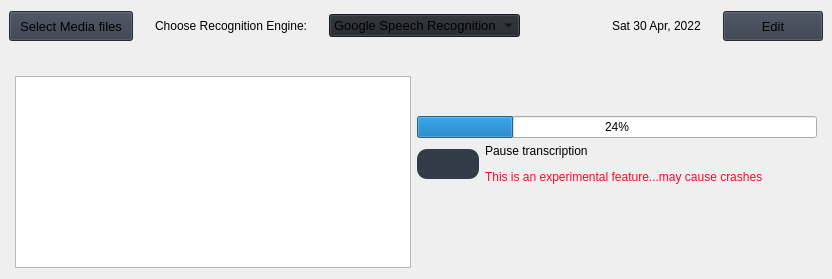
                     <widget class="QWidget" name="transcribe">
                      <layout class="QGridLayout" name="gridLayout_5">
                       <property name="leftMargin">
                        <number>9</number>
                       </property>
                       <property name="rightMargin">
                        <number>9</number>
                       </property>
                       <item row="2" column="1">
                        <widget class="QListWidget" name="transcribe_file_list">
                         <property name="sizePolicy">
                          <sizepolicy hsizetype="Expanding" vsizetype="Expanding">
                           <horstretch>0</horstretch>
                           <verstretch>0</verstretch>
                          </sizepolicy>
                         </property>
                         <property name="alternatingRowColors">
                          <bool>true</bool>
                         </property>
                         <property name="batchSize">
                          <number>7</number>
                         </property>
                        </widget>
                       </item>
                       <item row="1" column="0" colspan="4">
                        <layout class="QHBoxLayout" name="horizontalLayout_15">
                         <item>
                          <spacer name="horizontalSpacer_7">
                           <property name="orientation">
                            <enum>Qt::Horizontal</enum>
                           </property>
                           <property name="sizeHint" stdset="0">
                            <size>
                             <width>40</width>
                             <height>20</height>
                            </size>
                           </property>
                          </spacer>
                         </item>
                        </layout>
                       </item>
                       <item row="0" column="0" colspan="4">
                        <layout class="QHBoxLayout" name="horizontalLayout_10" stretch="0,0,0,0,0">
                         <property name="spacing">
                          <number>22</number>
                         </property>
                         <property name="bottomMargin">
                          <number>9</number>
                         </property>
                         <item>
                          <widget class="QPushButton" name="select_audio_button">
                           <property name="sizePolicy">
                            <sizepolicy hsizetype="Preferred" vsizetype="Preferred">
                             <horstretch>0</horstretch>
                             <verstretch>0</verstretch>
                            </sizepolicy>
                           </property>
                           <property name="minimumSize">
                            <size>
                             <width>100</width>
                             <height>30</height>
                            </size>
                           </property>
                           <property name="font">
                            <font>
                             <family>Segoe UI</family>
                             <pointsize>10</pointsize>
                             <weight>50</weight>
                             <italic>false</italic>
                             <bold>false</bold>
                            </font>
                           </property>
                           <property name="cursor">
                            <cursorShape>PointingHandCursor</cursorShape>
                           </property>
                           <property name="styleSheet">
                            <string notr="true">background-color: rgb(52, 59, 72);
padding: 0 10px;</string>
                           </property>
                           <property name="text">
                            <string>Select Media files</string>
                           </property>
                          </widget>
                         </item>
                         <item>
                          <widget class="QLabel" name="label">
                           <property name="text">
                            <string>Choose Recognition Engine:</string>
                           </property>
                           <property name="buddy">
                            <cstring>voice_recognition_api_combobox</cstring>
                           </property>
                          </widget>
                         </item>
                         <item>
                          <widget class="QComboBox" name="voice_recognition_api_combobox">
                           <property name="sizePolicy">
                            <sizepolicy hsizetype="Expanding" vsizetype="Fixed">
                             <horstretch>0</horstretch>
                             <verstretch>0</verstretch>
                            </sizepolicy>
                           </property>
                           <property name="font">
                            <font>
                             <family>Segoe UI</family>
                             <pointsize>10</pointsize>
                             <weight>50</weight>
                             <italic>false</italic>
                             <bold>false</bold>
                            </font>
                           </property>
                           <property name="autoFillBackground">
                            <bool>false</bool>
                           </property>
                           <property name="styleSheet">
                            <string notr="true">background-color: rgb(33, 37, 43);</string>
                           </property>
                           <property name="iconSize">
                            <size>
                             <width>16</width>
                             <height>16</height>
                            </size>
                           </property>
                           <property name="frame">
                            <bool>true</bool>
                           </property>
                           <item>
                            <property name="text">
                             <string>Google Speech Recognition</string>
                            </property>
                           </item>
                           <item>
                            <property name="text">
                             <string>Houndify Voice Recognition</string>
                            </property>
                           </item>
                          </widget>
                         </item>
                         <item>
                          <spacer name="horizontalSpacer_3">
                           <property name="orientation">
                            <enum>Qt::Horizontal</enum>
                           </property>
                           <property name="sizeType">
                            <enum>QSizePolicy::Expanding</enum>
                           </property>
                           <property name="sizeHint" stdset="0">
                            <size>
                             <width>70</width>
                             <height>20</height>
                            </size>
                           </property>
                          </spacer>
                         </item>
                         <item>
                          <layout class="QHBoxLayout" name="horizontalLayout_13">
                           <item>
                            <widget class="QLabel" name="transcribe_date_label">
                             <property name="sizePolicy">
                              <sizepolicy hsizetype="Minimum" vsizetype="Preferred">
                               <horstretch>0</horstretch>
                               <verstretch>0</verstretch>
                              </sizepolicy>
                             </property>
                             <property name="styleSheet">
                              <string notr="true">font: 14pt &quot;Rockwell&quot;;</string>
                             </property>
                             <property name="text">
                              <string>Sat 30 Apr, 2022</string>
                             </property>
                            </widget>
                           </item>
                           <item>
                            <widget class="QPushButton" name="transcribe_date_edit">
                             <property name="sizePolicy">
                              <sizepolicy hsizetype="Preferred" vsizetype="Fixed">
                               <horstretch>0</horstretch>
                               <verstretch>0</verstretch>
                              </sizepolicy>
                             </property>
                             <property name="minimumSize">
                              <size>
                               <width>100</width>
                               <height>30</height>
                              </size>
                             </property>
                             <property name="font">
                              <font>
                               <family>Segoe UI</family>
                               <pointsize>10</pointsize>
                               <weight>50</weight>
                               <italic>false</italic>
                               <bold>false</bold>
                              </font>
                             </property>
                             <property name="cursor">
                              <cursorShape>PointingHandCursor</cursorShape>
                             </property>
                             <property name="styleSheet">
                              <string notr="true">background-color: rgb(52, 59, 72);</string>
                             </property>
                             <property name="text">
                              <string>Edit</string>
                             </property>
                             <property name="icon">
                              <iconset resource="resources.qrc">
                               <normaloff>:/icons/images/icons/cil-pen-alt.png</normaloff>:/icons/images/icons/cil-pen-alt.png</iconset>
                             </property>
                            </widget>
                           </item>
                          </layout>
                         </item>
                        </layout>
                       </item>
                       <item row="2" column="2">
                        <layout class="QVBoxLayout" name="verticalLayout_24">
                         <item>
                          <widget class="QLabel" name="transcribe_progress_display_4">
                           <property name="sizePolicy">
                            <sizepolicy hsizetype="Preferred" vsizetype="Preferred">
                             <horstretch>0</horstretch>
                             <verstretch>0</verstretch>
                            </sizepolicy>
                           </property>
                           <property name="minimumSize">
                            <size>
                             <width>400</width>
                             <height>0</height>
                            </size>
                           </property>
                           <property name="maximumSize">
                            <size>
                             <width>400</width>
                             <height>16777215</height>
                            </size>
                           </property>
                           <property name="text">
                            <string/>
                           </property>
                           <property name="alignment">
                            <set>Qt::AlignLeading|Qt::AlignLeft|Qt::AlignTop</set>
                           </property>
                           <property name="wordWrap">
                            <bool>true</bool>
                           </property>
                          </widget>
                         </item>
                         <item>
                          <layout class="QHBoxLayout" name="horizontalLayout_21">
                           <property name="spacing">
                            <number>10</number>
                           </property>
                           <property name="topMargin">
                            <number>0</number>
                           </property>
                           <property name="rightMargin">
                            <number>39</number>
                           </property>
                           <item>
                            <widget class="QLabel" name="transcription_status_label_2">
                             <property name="sizePolicy">
                              <sizepolicy hsizetype="Preferred" vsizetype="Fixed">
                               <horstretch>0</horstretch>
                               <verstretch>0</verstretch>
                              </sizepolicy>
                             </property>
                             <property name="styleSheet">
                              <string notr="true">font-weight: bold;
</string>
                             </property>
                             <property name="text">
                              <string/>
                             </property>
                             <property name="wordWrap">
                              <bool>true</bool>
                             </property>
                            </widget>
                           </item>
                          </layout>
                         </item>
                         <item>
                          <widget class="QProgressBar" name="transcription_progressBar_2">
                           <property name="sizePolicy">
                            <sizepolicy hsizetype="Preferred" vsizetype="Fixed">
                             <horstretch>0</horstretch>
                             <verstretch>0</verstretch>
                            </sizepolicy>
                           </property>
                           <property name="value">
                            <number>24</number>
                           </property>
                          </widget>
                         </item>
                         <item>
                          <layout class="QHBoxLayout" name="internet_connection_layout">
                           <item>
                            <widget class="QPushButton" name="continue_transcription">
                             <property name="sizePolicy">
                              <sizepolicy hsizetype="Fixed" vsizetype="Fixed">
                               <horstretch>0</horstretch>
                               <verstretch>0</verstretch>
                              </sizepolicy>
                             </property>
                             <property name="minimumSize">
                              <size>
                               <width>62</width>
                               <height>30</height>
                              </size>
                             </property>
                             <property name="font">
                              <font>
                               <family>Segoe UI</family>
                               <pointsize>10</pointsize>
                               <weight>50</weight>
                               <italic>false</italic>
                               <bold>false</bold>
                              </font>
                             </property>
                             <property name="cursor">
                              <cursorShape>PointingHandCursor</cursorShape>
                             </property>
                             <property name="styleSheet">
                              <string notr="true">background-color: rgb(52, 59, 72);
border-radius: 10px;
width: 20px;</string>
                             </property>
                             <property name="text">
                              <string/>
                             </property>
                             <property name="icon">
                              <iconset resource="resources.qrc">
                               <normaloff>:/icons/images/icons/icon_maximize.png</normaloff>:/icons/images/icons/icon_maximize.png</iconset>
                             </property>
                            </widget>
                           </item>
                           <item>
                            <widget class="QLabel" name="internet_connectivity_display">
                             <property name="styleSheet">
                              <string notr="true">font: italic 10pt &quot;Cambria&quot;;</string>
                             </property>
                             <property name="text">
                              <string>&lt;html&gt;&lt;head/&gt;&lt;body&gt;&lt;p &gt;Pause transcription&lt;/p&gt;&lt;p&gt;&lt;span style=&quot; color:#ff0728;&quot;&gt;This is an experimental feature...may cause crashes&lt;/span&gt;&lt;/p&gt;&lt;/body&gt;&lt;/html&gt;</string>
                             </property>
                             <property name="wordWrap">
                              <bool>true</bool>
                             </property>
                            </widget>
                           </item>
                          </layout>
                         </item>
                         <item>
                          <spacer name="verticalSpacer_5">
                           <property name="orientation">
                            <enum>Qt::Vertical</enum>
                           </property>
                           <property name="sizeHint" stdset="0">
                            <size>
                             <width>20</width>
                             <height>40</height>
                            </size>
                           </property>
                          </spacer>
                         </item>
                        </layout>
                       </item>
                      </layout>
                     </widget>
